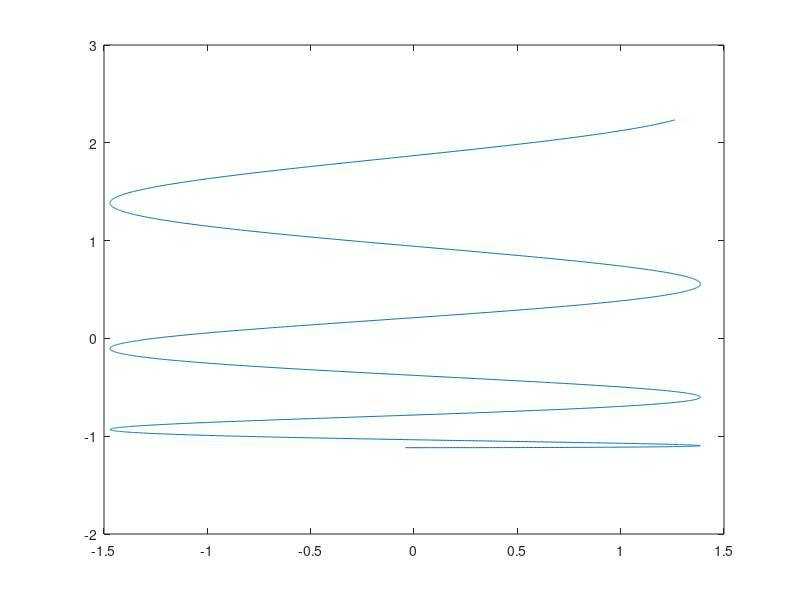

Write MATLAB code to recreate this figure. (Note: this script raises an error after producing the figure.)
% Fit a curve to a sine-function

X=  0:0.01:20;
y1 = sin(X)*0.5;
y2  = X.^2;

Y = [y1', y2'];

X = normalize(X);
Y = normalize(Y);

plot(Y(:,1),Y(:,2));

[model,fmodel]=k_model(Y,X',1,20,0,1);

y_est = fmodel(X');
x_est = model(Y);

y_err = mean(sqrt(sum((y_est-Y).^2,2)))
x_err = mean(sqrt(sum((x_est-X').^2,2)))

hold on;
plot(y_est(:,1),y_est(:,2));


[lmod,lfmod]=k_model(Y,X',10,1,1,1);
yl_est = lfmod(X');

plot(yl_est(:,1),yl_est(:,2));




